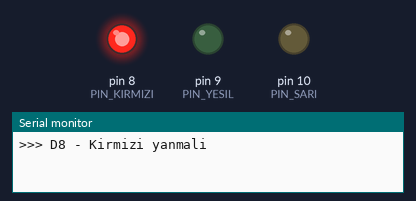
A sketch run on a simulated Arduino Uno, built with avr-gcc and run on an emulated ATmega328P. Shown: output pins drawn as LEDs (lit = HIGH), the last lines printed to the serial monitor.

Above: at 1.5 s.
At 4.5 s:
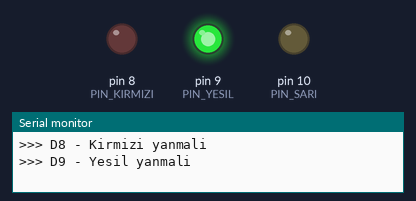
At 7.5 s:
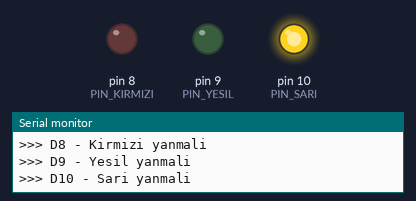
Timing chart, 0 to 11.7 s (numbered marks = the images above):
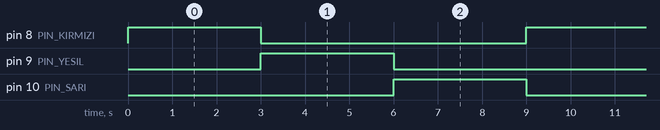

Measured:
- by itself, pin 8 (PIN_KIRMIZI), pin 9 (PIN_YESIL), pin 10 (PIN_SARI): alternates HIGH for 3.0 s and LOW for 6.0 s
- by itself, everything shown: repeats every 9.0 s, in 3 steps

The sketch:

03-led-test.ino
```cpp
// Modul 03 - LED test (hangi pin hangi LED?)
// Her pin 3 saniye yanar - hangi renk yandigini not edin

const int PIN_KIRMIZI = 8;
const int PIN_YESIL   = 9;
const int PIN_SARI    = 10;

void setup() {
  pinMode(PIN_KIRMIZI, OUTPUT);
  pinMode(PIN_YESIL, OUTPUT);
  pinMode(PIN_SARI, OUTPUT);
  Serial.begin(9600);
}

void loop() {
  digitalWrite(PIN_KIRMIZI, LOW);
  digitalWrite(PIN_YESIL, LOW);
  digitalWrite(PIN_SARI, LOW);

  Serial.println(">>> D8 - Kirmizi yanmali");
  digitalWrite(PIN_KIRMIZI, HIGH);
  delay(3000);

  digitalWrite(PIN_KIRMIZI, LOW);
  Serial.println(">>> D9 - Yesil yanmali");
  digitalWrite(PIN_YESIL, HIGH);
  delay(3000);

  digitalWrite(PIN_YESIL, LOW);
  Serial.println(">>> D10 - Sari yanmali");
  digitalWrite(PIN_SARI, HIGH);
  delay(3000);
}
```
